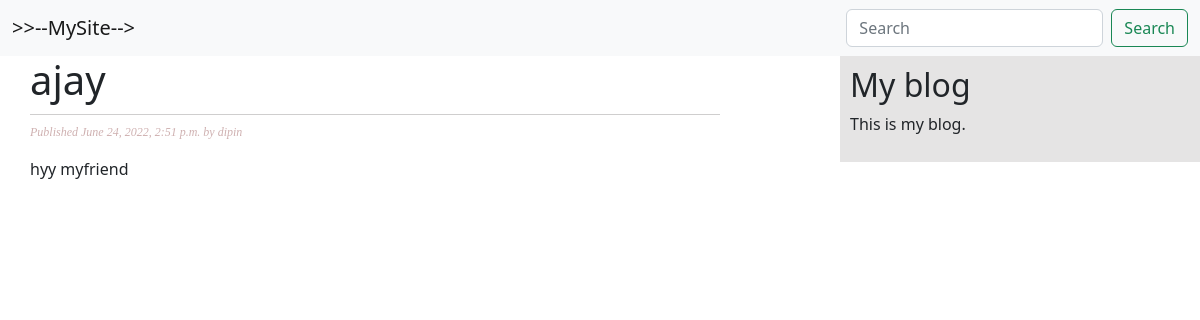
/2022/6/24/ajay/, run on the app's committed database.
### blog/models.py (models this page shows, shortened)
class Post(models.Model):
    STATUS_CHOICES = (('draft', 'Draft'), ('published', 'Published'),)
    title = models.CharField(max_length=100)
    slug = models.SlugField(max_length=100,
                            unique_for_date='publish')
    author = models.ForeignKey(
        User, on_delete=models.CASCADE, related_name='blog_posts')
    body = models.TextField()
    publish = models.DateTimeField(default=timezone.now)
    created = models.DateTimeField(auto_now_add=True)
    updated = models.DateTimeField(auto_now=True)
    status = models.CharField(
        max_length=10, choices=STATUS_CHOICES, default='draft')
    objects = models.Manager()  # The default manager.
    published = PublishedManager()  # Our custom manager.
    class Meta:
        ordering = ('-publish',)

### blog/views.py (the view)
def post_detail(request, year, month, day, post):
    post = get_object_or_404(Post, slug=post,
                             status='published',
                             publish__year=year,
                             publish__month=month,
                             publish__day=day)
    return render(request,
                  'blog/post/detail.html',
                  {'post': post})

### templates/blog/post/detail.html
{% extends "blog/base.html" %} {% block title %}{{ post.title }}{% endblock %}
{% block content %}
<h1>{{ post.title }}</h1>
<p class="date">Published {{ post.publish }} by {{ post.author }}</p>
{{ post.body|linebreaks }} {% endblock %}

### static/css/blog.css (style rules this page uses)
body { margin:0; padding:0; font-family:helvetica; }
h1 { font-weight:normal; border-bottom:1px solid rgb(207, 206, 206); padding:0 0 10px 0; }
p.date { color:rgb(207, 177, 177); font-family: georgia, serif; font-size: 12px; font-style: italic; }

### data on the page
Post: title "ajay", publish "June 24, 2022, 2:51 p.m.", author "dipin", body "hyy myfriend"
